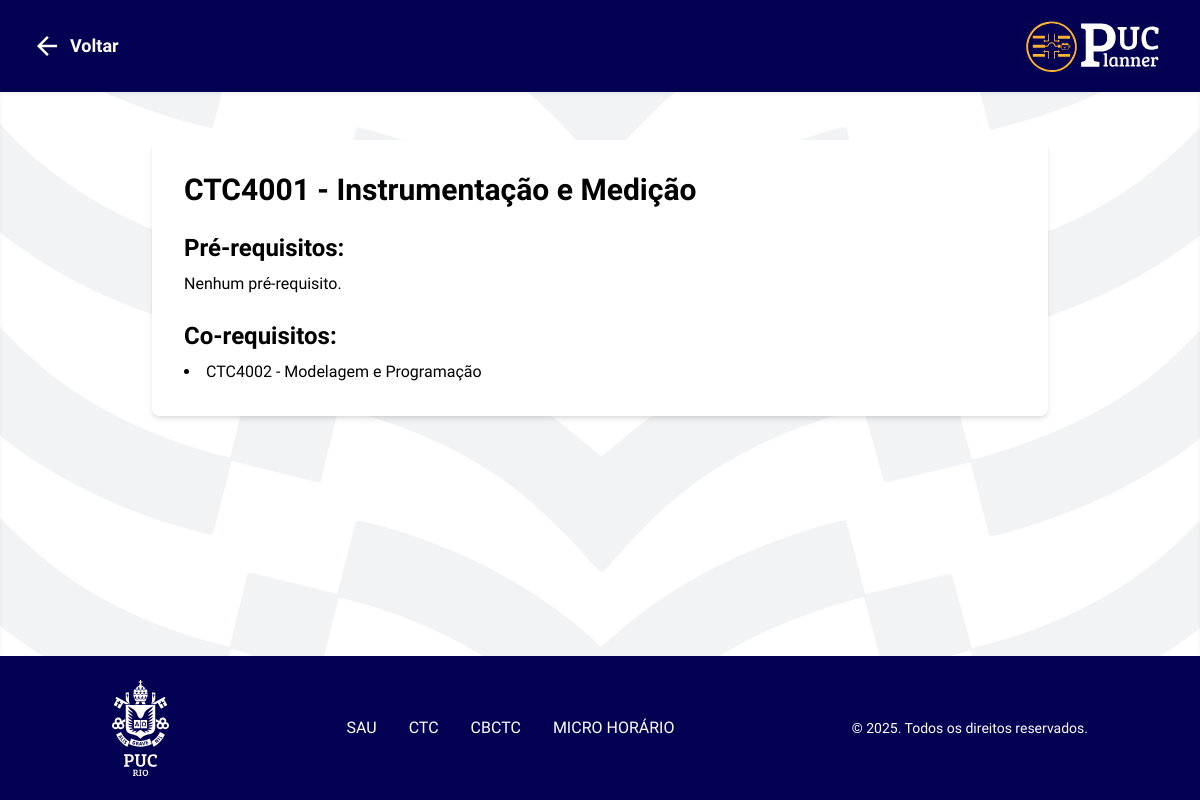
The page /consulta-disciplina/CTC4001/ on the database its author committed.
### appPUC_Planner/models.py (models this page shows, shortened)
class Course(models.Model):
	code = models.CharField("código", max_length=20, unique=True)
	name = models.CharField("nome", max_length=200)
	cursos = models.ManyToManyField(
		Curso,
		through="CursoDisciplina",
		related_name="disciplinas",
		blank=True,
		help_text="Selecione todos os cursos que incluem esta disciplina."
	)
	prerequisites = models.CharField(
		"pré-requisitos",
		max_length=500,
		blank=True,
		help_text="Códigos separados por vírgula, ex: 'MAT 4162, ENG 4010'",
	)
	corequisites = models.CharField(
		"co-requisitos",
		max_length=500,
		blank=True,
		help_text="Códigos separados por vírgula para co-requisitos, ex: 'CTC 4001, CTC 4002'",
	)
	credits = models.PositiveSmallIntegerField("créditos", default=0)
	syllabus_url = models.URLField(
		"link da ementa",
		blank=True,
		help_text="URL para a ementa oficial da disciplina.",
	)
	class Meta:
		verbose_name = "Disciplina"
		verbose_name_plural = "Disciplinas"
		ordering = ["code"]

### hello_world/core/views.py (the view)
# urls.py: path("consulta-disciplina/<str:code>/", core_views.disciplina_detail, name="disciplina_detail"),
def disciplina_detail(request, code):
    disciplina = get_object_or_404(Course, code=code)
    def get_related_courses(text):
        if not text:
            return []
        codes = [c.strip() for c in text.split(",") if c.strip()]
        cursos_existentes = Course.objects.filter(code__in=codes)
        encontrados = {c.code: c.name for c in cursos_existentes}
        resultado = []
        for c in codes:
            if c in encontrados:
                resultado.append({"code": c, "name": encontrados[c]})
            else:
                resultado.append({"code": c, "name": c})
        return resultado
    prereqs = get_related_courses(disciplina.prerequisites)
    coreqs = get_related_courses(disciplina.corequisites)
    return render(request, "disciplina_detail.html", {
        "disciplina": disciplina,
        "prereqs": prereqs,
        "coreqs": coreqs,
    })

### hello_world/templates/disciplina_detail.html (shortened to what this page needs)
{% extends 'base.html' %}
{% load static %}
{% block extra_css %}
<link rel="stylesheet" href="{% static 'css/consulta_disciplina1.css' %}">
{% endblock %}
{% block content %}
<body class="bg-gray-100 font-regular" style="background-image: url('{% static 'images/testefundosetas.png' %}'); background-size: cover; background-position: center; background-repeat: no-repeat;">
<div class="flex flex-col min-h-screen">
    <header class="flex items-center py-4 bg-navy text-white px-8">
        <a href="{% url 'consulta_disciplina' %}" class="flex items-center">
            <span class="material-icons text-white text-3xl mr-2">arrow_back</span>
            <span class="text-lg font-semibold">Voltar</span>
        </a>
        <a href="{% url 'home' %}">
            <img src="{% static 'images/logo_puc_planner_fundoazul.svg' %}" width="150px" style="border-radius: 20px;">
        </a>
    </header>
    <main class="flex-grow p-12 shadow-inner">
        <div class="max-w-4xl mx-auto bg-white p-8 rounded-lg shadow-md">
            <h1 class="text-3xl font-bold mb-4">{{ disciplina.code }} - {{ disciplina.name }}</h1>
            <div class="mb-6">
                <h2 class="text-2xl font-semibold mb-2">Pré-requisitos:</h2>
                {% if prereqs %}
                    <ul class="list-disc list-inside">
                    {% for item in prereqs %}
                        <li>{{ item.code }} - {{ item.name }}</li>
                    {% endfor %}
                    </ul>
                {% else %}
                    <p>Nenhum pré-requisito.</p>
                {% endif %}
            </div>
            <div>
                <h2 class="text-2xl font-semibold mb-2">Co-requisitos:</h2>
                {% if coreqs %}
                    <ul class="list-disc list-inside">
                    {% for item in coreqs %}
                        <li>{{ item.code }} - {{ item.name }}</li>
                    {% endfor %}
                    </ul>
                {% else %}
                    <p>Nenhum co-requisito.</p>
                {% endif %}
            </div>
        </div>
    </main>
    {% include 'includes/footer.html' %}
</div>
</body>
{% endblock %}

### hello_world/static/css/footer_common.css (style rules this page uses)
:root { --azul-puc: #030053; --cor-texto-footer: #ffffff; }

### hello_world/static/css/consulta_disciplina1.css (style rules this page uses)
body { font-family: 'Rethink Sans', sans-serif; font-weight: 400; }
h1, h2, h3, h4, h5, h6 { font-family: 'Rethink Sans', sans-serif; font-weight: 700; }
.font-regular { font-family: 'Rethink Sans', sans-serif; font-weight: 400; }
.font-bold { font-family: 'Rethink Sans', sans-serif; font-weight: 700; }
.bg-navy { background-color: #030053; }

### rows shown on the page
Course: code "CTC4001", name "Instrumentação e Medição", code "CTC4002"
Course: name "Modelagem e Programação"
